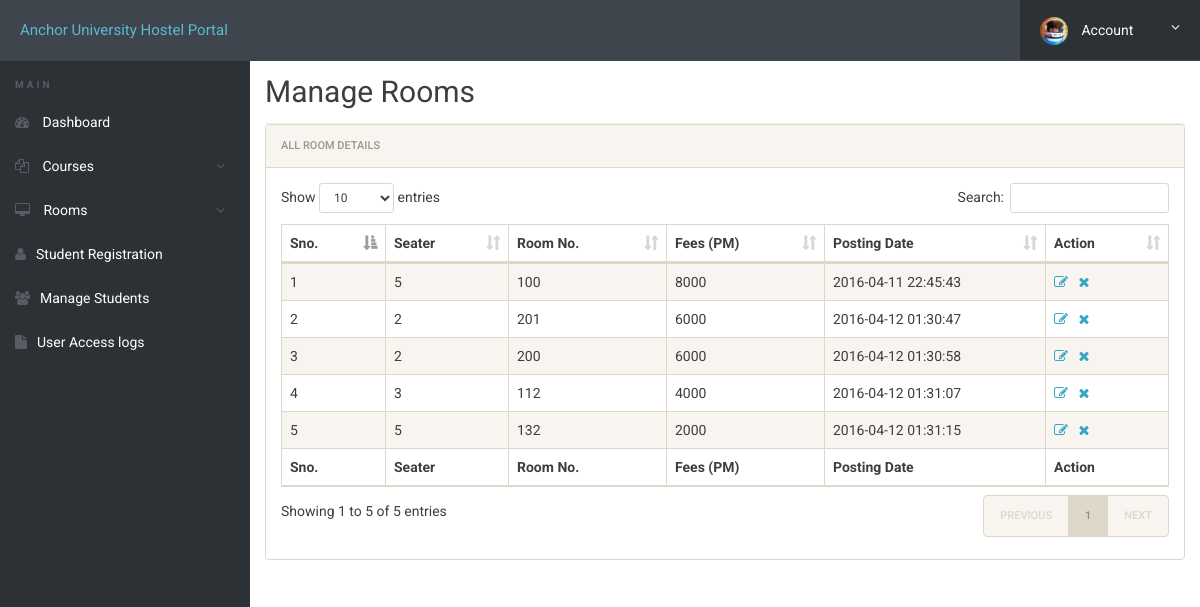
The page /admin/manage-rooms.php (signed in) on the database as committed earlier.
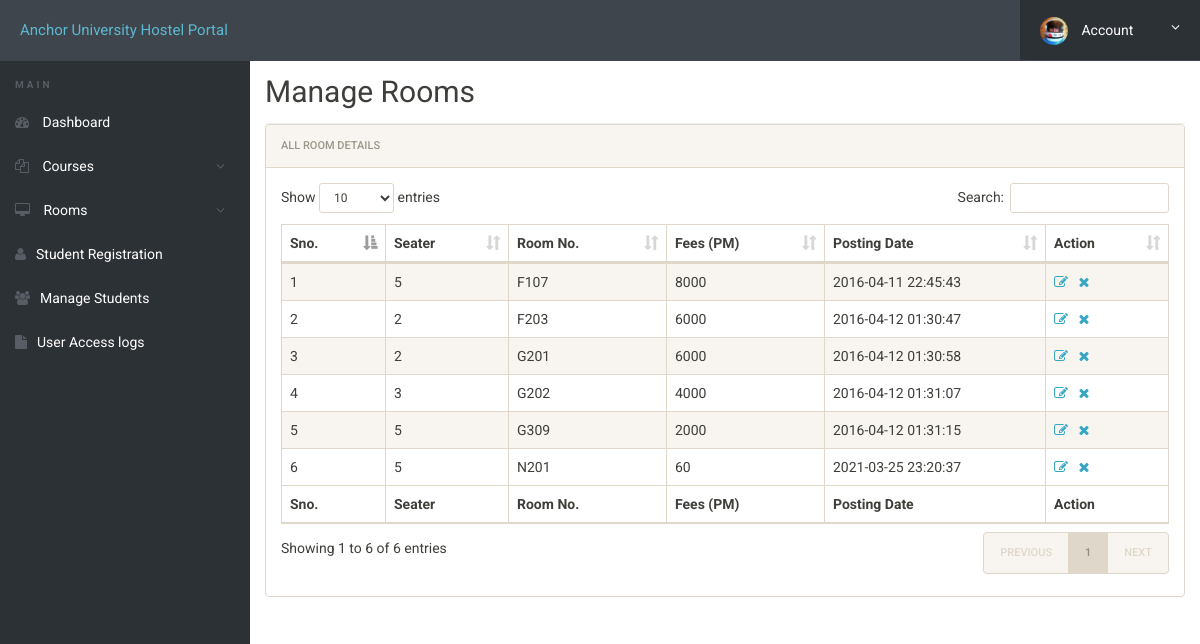
The same page on the database as committed later.
### tables this page shows
CREATE TABLE `rooms` (
  `id` int(11) NOT NULL,
  `seater` int(11) NOT NULL,
  `room_no` text NOT NULL,
  `fees` int(11) NOT NULL,
  `posting_date` timestamp NOT NULL DEFAULT current_timestamp()
);

### admin/manage-rooms.php (the view, shortened to what this page needs)
<?php
include('includes/config.php');
?>
<!doctype html>
<html lang="en" class="no-js">
<head>
	<link rel="stylesheet" href="css/font-awesome.min.css">
	<link rel="stylesheet" href="css/bootstrap.min.css">
	<link rel="stylesheet" href="css/dataTables.bootstrap.min.css">
	<link rel="stylesheet" href="css/bootstrap-social.css">
	<link rel="stylesheet" href="css/bootstrap-select.css">
	<link rel="stylesheet" href="css/fileinput.min.css">
	<link rel="stylesheet" href="css/awesome-bootstrap-checkbox.css">
	<link rel="stylesheet" href="css/style.css">
</head>
<body>
	<?php include('includes/header.php');?>
	<div class="ts-main-content">
			<?php include('includes/sidebar.php');?>
		<div class="content-wrapper">
			<div class="container-fluid">
				<div class="row">
					<div class="col-md-12">
						<h2 class="page-title">Manage Rooms</h2>
						<div class="panel panel-default">
							<div class="panel-heading">All Room Details</div>
							<div class="panel-body">
								<table id="zctb" class="display table table-striped table-bordered table-hover" cellspacing="0" width="100%">
									<thead>
										<tr>
											<th>Sno.</th>
											<th>Seater</th>
											<th>Room No.</th>
											<th>Fees (PM) </th>
											<th>Posting Date  </th>
											<th>Action</th>
										</tr>
									</thead>
									<tfoot>
										<tr>
											<th>Sno.</th>
											<th>Seater</th>
											<th>Room No.</th>
											<th>Fees (PM) </th>
											<th>Posting Date  </th>
											<th>Action</th>
										</tr>
									</tfoot>
									<tbody>
<?php
$ret="select * from rooms";
$stmt= $mysqli->prepare($ret) ;
$stmt->execute() ;
$res=$stmt->get_result();
$cnt=1;
while($row=$res->fetch_object())
	  {
	  	?>
<tr><td><?php echo $cnt;;?></td>
<td><?php echo $row->seater;?></td>
<td><?php echo $row->room_no;?></td>
<td><?php echo $row->fees;?></td>
<td><?php echo $row->posting_date;?></td>
<td><a href="edit-room.php?id=<?php echo $row->id;?>"><i class="fa fa-edit"></i></a>&nbsp;&nbsp;
<a href="manage-rooms.php?del=<?php echo $row->id;?>" onclick="return confirm("Do you want to delete");"><i class="fa fa-close"></i></a></td>
										</tr>
									<?php
$cnt=$cnt+1;
									 } ?>
									</tbody>
								</table>
							</div>
						</div>
					</div>
				</div>
			</div>
		</div>
	</div>
</body>
</html>

### admin/includes/header.php (shortened to what this page needs)
<div class="brand clearfix">
		<a href="#" class="logo" style="font-size:15px;">Anchor University Hostel Portal</a>
		<ul class="ts-profile-nav">
			<li class="ts-account">
				<a href="#"><img src="img/ts-avatar.jpg" class="ts-avatar hidden-side" alt=""> Account <i class="fa fa-angle-down hidden-side"></i></a>
			</li>
		</ul>
	</div>

### admin/includes/sidebar.php (shortened to what this page needs)
<nav class="ts-sidebar">
			<ul class="ts-sidebar-menu">
				<li class="ts-label">Main</li>
				<li><a href="dashboard.php"><i class="fa fa-dashboard"></i> Dashboard</a></li>
					<li><a href="#"><i class="fa fa-files-o"></i> Courses</a>
				</li>
					<li><a href="#"><i class="fa fa-desktop"></i> Rooms</a>
				</li>
				<li><a href="registration.php"><i class="fa fa-user"></i>Student Registration</a></li>
				<li><a href="manage-students.php"><i class="fa fa-users"></i>Manage Students</a></li>
				<li><a href="access-log.php"><i class="fa fa-file"></i>User Access logs</a></li>
		</nav>

### admin/css/style.css (style rules this page uses)
html { font-size: 14px; }
@media only screen and (min-width: 480px) { html { font-size: 17px; } }
@media only screen and (min-width: 768px) { html { font-size: 14px; } }
body { font-size: 1em; }
a { color: #37a6c4; }
.panel { overflow: hidden; }
ul, li { margin: 0; padding: 0; list-style: none; }
.page-title { padding-bottom: 15px; padding-top: 30px; margin-bottom: 0px; border-bottom: 1px solid #f0f0f0; }
.brand { background: #3e454c; position: relative; z-index: 3; position: fixed; width: 100%; top: 0; padding-bottom: }
.brand .logo { box-sizing: border-box; padding: 20px; float: left; display: block; width: 200px; }
@media only screen and (min-width: 992px) { .brand .logo { width: 250px; } }
.brand .ts-profile-nav { float: right; display: none; }
.brand .ts-profile-nav li { float: left; position: relative; }
.brand .ts-profile-nav li a { display: block; padding: 20px; color: #fff; }
.brand .ts-profile-nav .ts-account .fa-angle-down { float: right; }
.brand .ts-profile-nav .ts-account > a { width: 180px; background: #2c3136; }
.brand .ts-profile-nav .ts-account .ts-avatar { border-radius: 50%; height: 28px; margin: -10px 0; margin-right: 10px; }
@media only screen and (min-width: 992px) { .brand .ts-profile-nav { display: block; } }
.ts-sidebar { background: #2c3136; max-height: 0; transition: max-height 0.3s; overflow: hidden; position: fixed; z-index: 2; width: 100%; bottom: 0; top: 60px; overflow-y: auto; }
@media only screen and (min-width: 992px) { .ts-sidebar { max-height: 100%; bottom: 0; } }
.ts-sidebar-menu .ts-label { color: #585c64; font-weight: bold; padding: 8px 15px; text-transform: uppercase; font-size: 10px; letter-spacing: 3px; margin-top: 10px; }
.ts-sidebar-menu a { display: block; text-decoration: none; padding: 12px 15px; color: #fff; }
.ts-sidebar-menu li { position: relative; }
.ts-sidebar-menu li i { color: #585c64; margin-right: 10px; }
.ts-main-content .content-wrapper { padding-top: 15px; margin-top: 10px; }
@media only screen and (min-width: 992px) { .ts-main-content .ts-sidebar { width: 250px; float: left; } }
@media only screen and (min-width: 992px) { .ts-main-content .content-wrapper { margin-left: 250px; } }

Rows that differ between the two databases and show on the page:
changed rooms (number 1 of 6 on the later page): room_no "100" → "F107"
changed rooms (number 2 of 6 on the later page): room_no "201" → "F203"
changed rooms (number 3 of 6 on the later page): room_no "200" → "G201"
changed rooms (number 4 of 6 on the later page): room_no "112" → "G202"
changed rooms (number 5 of 6 on the later page): room_no "132" → "G309"
added rooms: seater "5", room_no "N201", fees "60", posting_date "2021-03-25 23:20:37"
Other text that changed with them:
text written by a page script: "Show entries Search: Showing 1 to 5 of 5 entries PREVIOUS 1 NEXT" → "Show entries Search: Showing 1 to 6 of 6 entries PREVIOUS 1 NEXT"
